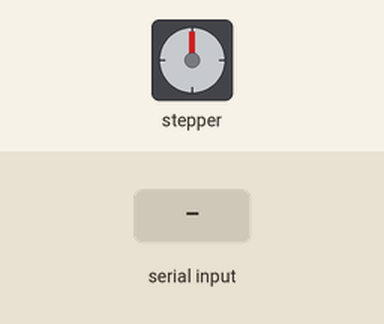
Simulated run of this sketch. Board: Arduino Uno, built with avr-gcc and run on an emulated ATmega328P. Parts: stepper motor. Wiring (inferred from the names in the program): stepper motor driver (200 steps per turn assumed): step pin 2; direction pin 5. Inputs (shaded band) come from the test bench. What the sketch prints to the serial monitor is not drawn.

Above: at 1.2 s.
1.3 s: "90,45\n" received over Serial
At 2.75 s:
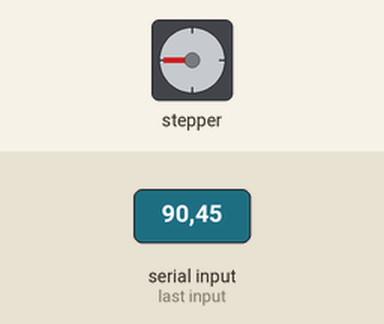
4.3 s: "," received over Serial
At 5.75 s:
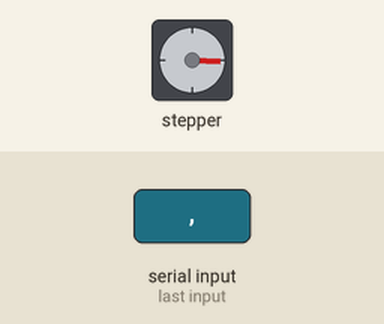
7.3 s: "30,150\n" received over Serial
At 9.7 s:
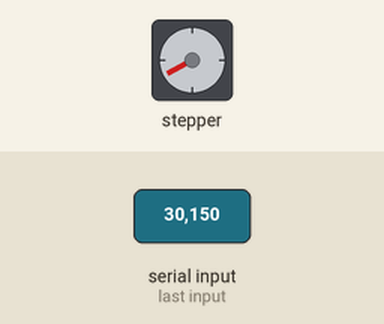
10.0 s: "5\n" received over Serial
At 12.4 s:
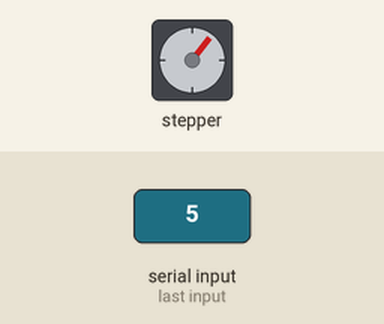
12.7 s: "90\n" received over Serial
At 13.85 s:
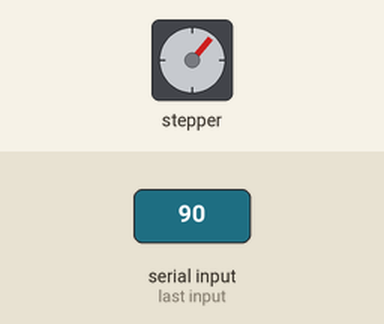
15.7 s: "," received over Serial
At 16.85 s:
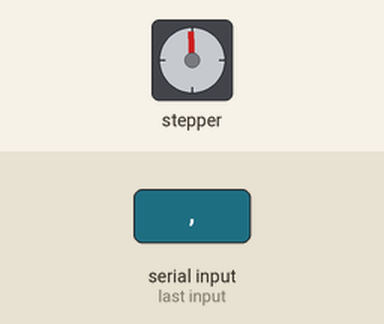
Timing chart, 0 to 19.0 s (numbered marks = the images above; inputs shaded):
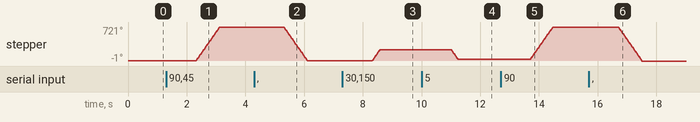

The sketch:

Testing.ino
```cpp
#include <math.h>
#include <digitalWriteFast.h>

const int StepsPerDegree = 8;
const float DegreesOverSteps = 0.5555555555555555;

const int XDir = 5;
const int YDir = 6;
const int ZDir = 0;
const int ADir = 0;
const int BDir = 0;
const int CDir = 0;
const int GripDir = 0;

const int XStepPin = 2;
const int YStepPin = 3;
const int ZStepPin;
const int AStepPin;
const int BStepPin;
const int CStepPin;
const int GripStepPin;

struct State {
  int X = 0;
  int Y = 0;
  int Z = 0;

  int A = 0;
  int B = 0;
  int C = 0;
  int Grip = 0;
};

String ReadInSerial = "";
State sInitial;  // initial state
State sFinal;    // final state

void setup() {
  // sets up motors functions and directions
  pinMode(XStepPin, OUTPUT);
  pinMode(XDir, OUTPUT);

  sInitial.X = 0;
  sInitial.Y = 0;
  sInitial.Z = 0;
  sInitial.A = 0;
  sInitial.B = 0;
  sInitial.C = 0;

  sFinal.X = 0;
  sFinal.Y = 0;
  sFinal.Z = 0;
  sFinal.A = 0;
  sFinal.B = 0;
  sFinal.C = 0;

  Serial.begin(9600);
  Serial.println("Begin Serial");
}

void loop() {
  // put your main code here, to run repeatedly:
  if (Serial.available() > 0) {

    ReadInSerial = Serial.readString();

    // Parse Incoming joint data via serial connection
    sFinal = ParseString(ReadInSerial);

    // Move motors according to new states
    moveStepper(XStepPin, XDir, sFinal.X, sInitial.X);
    // moveStepper(YDir, YStepPin, sFinal.Y, sInitial.Y);
    // moveStepper(ZDir, ZStepPin, sFinal.Z, sInitial.Z);
    // moveStepper(ADir, AStepPin, sFinal.A, sInitial.A);
    // moveStepper(BDir, BStepPin, sFinal.B, sInitial.B);
    // moveStepper(CDir, CStepPin, sFinal.C, sInitial.C);
    // moveStepper(GripDir, GripStepPin, sFinal.Grip, sInitial.Grip);

    //Update states for next iterations of movements
    sInitial = UpdateStates(sFinal);
  }
}

State ParseString(String InputString) {
  State s;

  int StartAtChar = 0;
  ////////// SUBSTRING X //////////
  int xCommaVal = InputString.indexOf(",", StartAtChar);
  String xTempString = InputString.substring(0, xCommaVal);
  s.X = xTempString.toInt();
  StartAtChar = xCommaVal + 1;

  ////////// SUBSTRING Y //////////
  int yCommaVal = InputString.indexOf(",", StartAtChar);
  String yTempString = InputString.substring(StartAtChar, yCommaVal);
  s.Y = yTempString.toDouble();
  StartAtChar = yCommaVal + 1;

  ////////// SUBSTRING Z //////////
  int zCommaVal = InputString.indexOf(",", StartAtChar);
  String zTempString = InputString.substring(StartAtChar, zCommaVal);
  s.Z = zTempString.toDouble();
  StartAtChar = zCommaVal + 1;

  ////////// SUBSTRING A //////////
  int aCommaVal = InputString.indexOf(",", StartAtChar);
  String aTempString = InputString.substring(StartAtChar, aCommaVal);
  s.A = aTempString.toDouble();
  StartAtChar = aCommaVal + 1;

  ////////// SUBSTRING B //////////
  int bCommaVal = InputString.indexOf(",", StartAtChar);
  String bTempString = InputString.substring(StartAtChar, bCommaVal);
  s.B = bTempString.toDouble();
  StartAtChar = bCommaVal + 1;

  ////////// SUBSTRING C //////////
  int cCommaVal = InputString.indexOf(",", StartAtChar);
  String cTempString = InputString.substring(StartAtChar, cCommaVal);
  s.C = cTempString.toDouble();
  StartAtChar = cCommaVal + 1;

  ////////// SUBSTRING GRIPPER //////////
  int gripCommaVal = InputString.indexOf(",", StartAtChar);
  String gripTempString = InputString.substring(StartAtChar, gripCommaVal);
  s.Grip = gripTempString.toDouble();
  StartAtChar = gripCommaVal + 1;

  return s;
}

void moveStepper(int StepPin, int StepDir, int sFinal, int sInitial) {
  // Move section for X stepper motor
  if (sFinal < sInitial) {
    digitalWrite(StepDir, LOW);  // High = clockwise
    sFinal = abs(sFinal - sInitial);

    for (int k = 0; k < sFinal * StepsPerDegree * DegreesOverSteps; k++) {
      digitalWrite(StepPin, HIGH);
      delay(1);
      digitalWrite(StepPin, LOW);
      delay(1);
    }
  } else {
    digitalWrite(StepDir, HIGH);  // High = clockwise
    sFinal = abs(sFinal - sInitial);

    for (int k = 0; k < sFinal * StepsPerDegree * DegreesOverSteps; k++) {
      digitalWrite(StepPin, HIGH);
      delay(1);
      digitalWrite(StepPin, LOW);
      delay(1);
    }
  }
}

State UpdateStates(State sFinal) {
  State s;
  s.X = sFinal.X;
  s.Y = sFinal.Y;
  s.Z = sFinal.Z;
  s.A = sFinal.A;
  s.B = sFinal.B;
  s.C = sFinal.C;
  s.Grip = sFinal.Grip;

  return s;
}

void HomeMotors(int MotorPin) {
  digitalWrite(XDir, HIGH);  // High = clockwise
  int t = 0;
  while (t < 360 * 8 * 0.555555555555) {
    digitalWrite(MotorPin, HIGH);
    delay(1);
    digitalWrite(MotorPin, LOW);
    delay(1);
    t += 1;
  }
}
```

Measured:
- after the input at 1.3 s, stepper: turns 721° clockwise in 0.81 s, starting after 1.0 s
- after the input at 4.3 s, stepper: turns 721° counter-clockwise in 0.81 s, starting after 1.0 s
- after the input at 7.3 s, stepper: turns 241° clockwise in 0.27 s, starting after 1.0 s
- after the input at 10.0 s, stepper: turns 202° counter-clockwise in 0.22 s, starting after 1.0 s
- after the input at 12.7 s, stepper: turns 681° clockwise in 0.76 s, starting after 1.0 s
- after the input at 15.7 s, stepper: turns 721° counter-clockwise in 0.81 s, starting after 1.0 s
